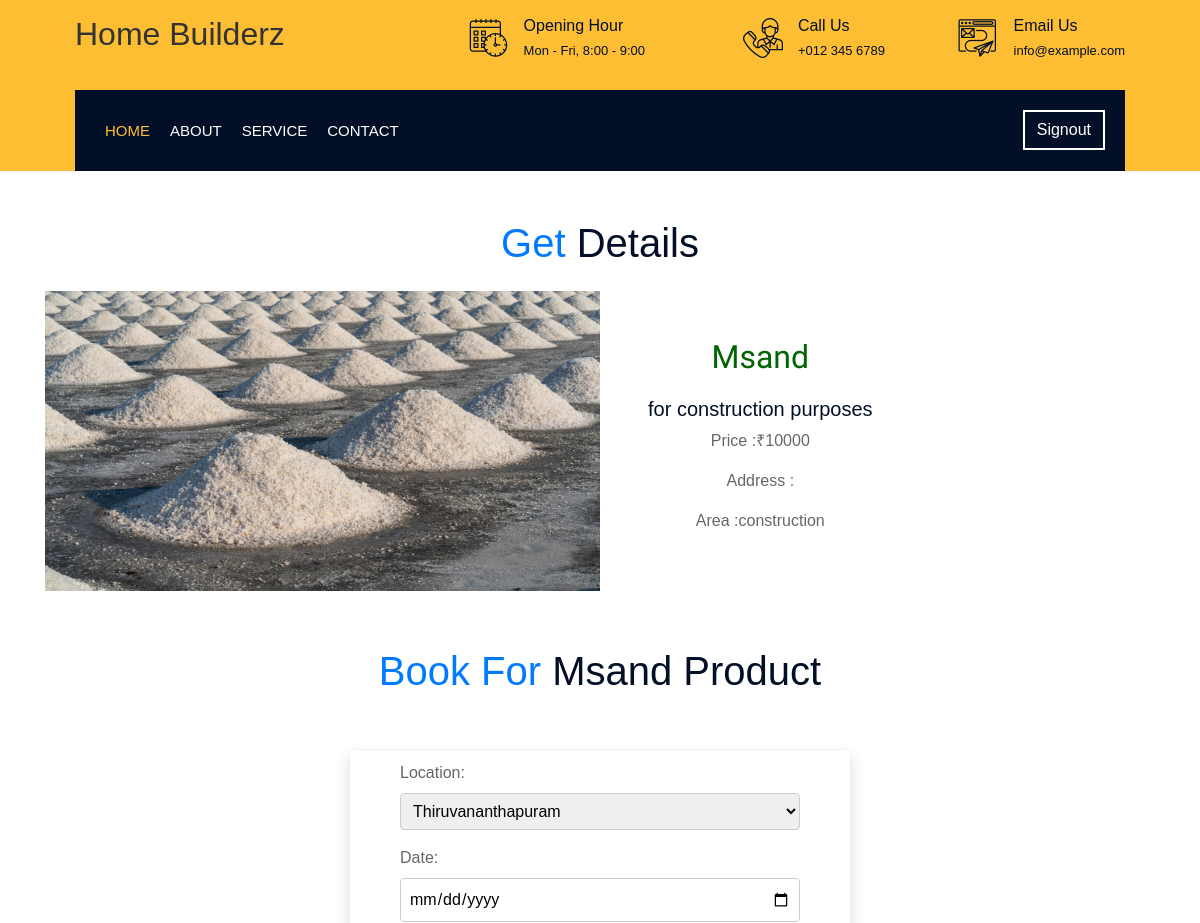
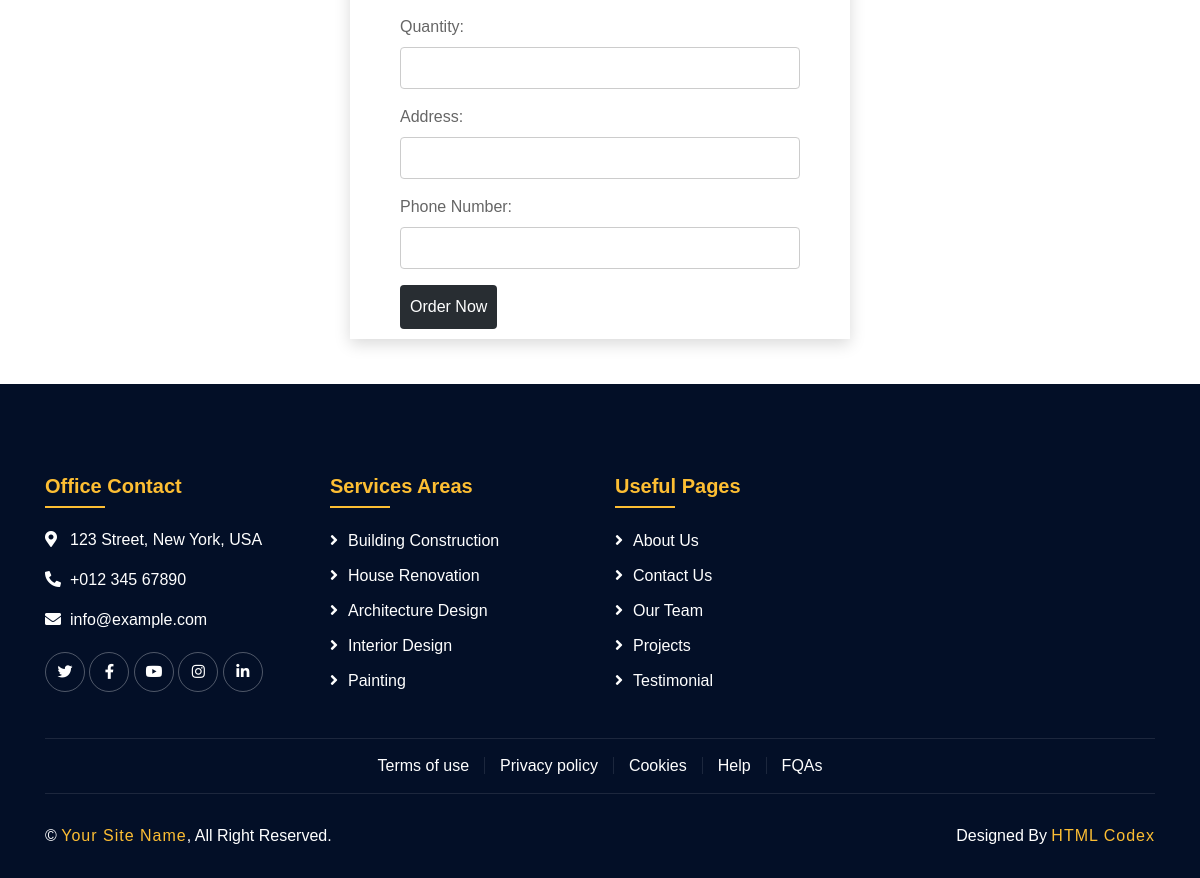
Page /view_detail/4/ on the committed database (2 pictures, top to bottom).
### merchant/models.py (models this page shows)
class ProductList(models.Model):
    Product_ID=models.AutoField(primary_key=True)
    Product_name=models.CharField(max_length=200)
    Product_price=models.CharField(max_length=200)
    Product_caption=models.CharField(max_length=200)
    Product_image=models.ImageField(null=True ,blank=True,upload_to="product_img")
    Product_area=models.CharField(max_length=200,choices=Area_choices,default='construction')

### customer/views.py (the view)
# urls.py: path('view_detail/<int:Product_ID>/',views.view_detail,name="view_detail"),
def view_detail(request,Product_ID):
    product=get_object_or_404(ProductList,pk=Product_ID)
    return render(request,"user/view_product.html",{'product':product})

### templates/user/view_product.html (shortened to what this page needs)
{%load static%}
<!DOCTYPE html>
<html lang="en">
<head>
  <link href="https://stackpath.bootstrapcdn.com/bootstrap/4.4.1/css/bootstrap.min.css" rel="stylesheet">
  <link href="https://cdnjs.cloudflare.com/ajax/libs/font-awesome/5.10.0/css/all.min.css" rel="stylesheet">
  <link href="{%static 'lib/flaticon/font/flaticon.css' %}" rel="stylesheet">
  <link href="{%static 'lib/animate/animate.min.css' %}" rel="stylesheet">
  <link href="{%static 'lib/owlcarousel/assets/owl.carousel.min.css' %}" rel="stylesheet">
  <link href="{%static 'lib/lightbox/css/lightbox.min.css' %}" rel="stylesheet">
  <link href="{%static 'lib/slick/slick.css' %}" rel="stylesheet">
  <link href="{%static 'lib/slick/slick-theme.css' %}" rel="stylesheet">
  <link href="{%static 'css/style.css' %}" rel="stylesheet">
</head>
<body>
  <div class="wrapper">
    <div class="top-bar">
      <div class="container-fluid">
        <div class="row align-items-center">
          <div class="col-lg-4 col-md-12">
            <div class="logo">
              <a href="index.html">
                <h2>Home Builderz</h2>
              </a>
            </div>
          </div>
          <div class="col-lg-8 col-md-7 d-none d-lg-block">
            <div class="row">
              <div class="col-4">
                <div class="top-bar-item">
                  <div class="top-bar-icon">
                    <i class="flaticon-calendar"></i>
                  </div>
                  <div class="top-bar-text">
                    <h3>Opening Hour</h3>
                    <p>Mon - Fri, 8:00 - 9:00</p>
                  </div>
                </div>
              </div>
              <div class="col-4">
                <div class="top-bar-item">
                  <div class="top-bar-icon">
                    <i class="flaticon-call"></i>
                  </div>
                  <div class="top-bar-text">
                    <h3>Call Us</h3>
                    <p>+012 345 6789</p>
                  </div>
                </div>
              </div>
              <div class="col-4">
                <div class="top-bar-item">
                  <div class="top-bar-icon">
                    <i class="flaticon-send-mail"></i>
                  </div>
                  <div class="top-bar-text">
                    <h3>Email Us</h3>
                    <p>info@example.com</p>
                  </div>
                </div>
              </div>
            </div>
          </div>
        </div>
      </div>
    </div>
    <div class="nav-bar">
      <div class="container-fluid">
        <nav class="navbar navbar-expand-lg bg-dark navbar-dark">
          <div class="collapse navbar-collapse justify-content-between" id="navbarCollapse">
            <div class="navbar-nav mr-auto">
              <a href="{%url 'index' %}" class="nav-item nav-link active">Home</a>
              <a href="{%url 'about' %}" class="nav-item nav-link">About</a>
              <a href="{%url 'service' %}" class="nav-item nav-link">Service</a>
              <a href="{%url 'contact' %}" class="nav-item nav-link">Contact</a>
            </div>
            <div class="ml-auto">
              <a class="btn" href="{%url 'signout' %}">Signout</a>
            </div>
          </div>
        </nav>
      </div>
    </div>
    <link rel="stylesheet" href="https://cdnjs.cloudflare.com/ajax/libs/font-awesome/5.15.1/css/all.min.css"
>
    <h1 class="mt-5 display-5 text-capitalize text-center">
      <span class="text-primary text-center">Get</span> Details
    </h1>
    <div class="container mt-3">
      <div class="row">
        <div class="col-lg my-2 d-flex align-items-center">
          {% if product.Product_image %}
          <img src="{{ product.Product_image.url }}" class="img-fluid" alt="Product Image"
            style="max-height: 300px; width: 50%;">
          {% endif %}
          <div class="text-center ml-5">
            <p
              style="color: darkgreen; font-family: 'Edu TAS Beginner', cursive; font-size: 2rem; text-transform: capitalize;">
              {{product.Product_name}}</p>
            <h5>{{product.Product_caption}}</h5>
            <p>Price :₹{{product.Product_price}}</p>
            <p>Address :{{product.Product_address}}</p>
            <p>Area :{{product.Product_area}}</p>
          </div>
        </div>
      </div>
    </div>
    {% load tz %}
    <h1 class="mt-5 display-5 text-capitalize text-center">
      <span class="text-primary text-center">Book For</span> {{ product.Product_name }} Product
    </h1>
    <br><br>
    <div class="book_form justify-content-center align-items-center"
      style="box-shadow: rgba(0, 0, 0, 0.15) 0px 5px 15px 0px; padding: 10px; max-width: 500px;">
      <form method="post" action="">
        <label for="id_game">Location:</label>
        <select name="game" id="id_game">
          <option value="cricket">Thiruvananthapuram</option>
        </select>
        <br>
        <label for="id_date">Date:</label>
        <input type="date" name="date" id="id_date" required>
        <br>
        <label for="id_quantity">Quantity:</label>
        <input type="number" name="quantity" id="id_quantity" required>
        <br>
        <label for="id_address">Address:</label>
        <input type="text" name="address" id="id_address" required>
        <br>
        <label for="id_phone_number">Phone Number:</label>
        <input type="text" name="phone_number" id="id_phone_number" required>
        <br>
        <button type="submit">Order Now</button>
      </form>
    </div>
    <div class="footer wow fadeIn" data-wow-delay="0.3s">
      <div class="container">
        <div class="row">
          <div class="col-md-6 col-lg-3">
            <div class="footer-contact">
              <h2>Office Contact</h2>
              <p><i class="fa fa-map-marker-alt"></i>123 Street, New York, USA</p>
              <p><i class="fa fa-phone-alt"></i>+012 345 67890</p>
              <p><i class="fa fa-envelope"></i>info@example.com</p>
              <div class="footer-social">
                <a href=""><i class="fab fa-twitter"></i></a>
                <a href=""><i class="fab fa-facebook-f"></i></a>
                <a href=""><i class="fab fa-youtube"></i></a>
                <a href=""><i class="fab fa-instagram"></i></a>
                <a href=""><i class="fab fa-linkedin-in"></i></a>
              </div>
            </div>
          </div>
          <div class="col-md-6 col-lg-3">
            <div class="footer-link">
              <h2>Services Areas</h2>
              <a href="">Building Construction</a>
              <a href="">House Renovation</a>
              <a href="">Architecture Design</a>
              <a href="">Interior Design</a>
              <a href="">Painting</a>
            </div>
          </div>
          <div class="col-md-6 col-lg-3">
            <div class="footer-link">
              <h2>Useful Pages</h2>
              <a href="">About Us</a>
              <a href="">Contact Us</a>
              <a href="">Our Team</a>
              <a href="">Projects</a>
              <a href="">Testimonial</a>
            </div>
          </div>
        </div>
      </div>
      <div class="container footer-menu">
        <div class="f-menu">
          <a href="">Terms of use</a>
          <a href="">Privacy policy</a>
          <a href="">Cookies</a>
          <a href="">Help</a>
          <a href="">FQAs</a>
        </div>
      </div>
      <div class="container copyright">
        <div class="row">
          <div class="col-md-6">
            <p>&copy; <a href="#">Your Site Name</a>, All Right Reserved.</p>
          </div>
          <div class="col-md-6">
            <p>Designed By <a href="https://htmlcodex.com">HTML Codex</a></p>
          </div>
        </div>
      </div>
    </div>
  </div>
</body>
</html>

### static/css/style.css (style rules this page uses)
body { color: #666666; background: #dddddd; font-family: 'Poppins', sans-serif; font-weight: 400; }
h1, h2, h3, h4, h5, h6 { color: #030f27; }
a { color: #666666; transition: .3s; }
.wrapper { position: relative; width: 100%; max-width: 1366px; margin: 0 auto; background: #ffffff; }
.btn { transition: .3s; }
.top-bar { position: relative; height: 90px; background: #fdbe33; }
.top-bar .logo { padding: 15px 0; text-align: left; overflow: hidden; }
.top-bar .top-bar-item { display: flex; align-items: center; justify-content: flex-end; }
.top-bar .top-bar-icon { width: 40px; display: flex; align-items: center; justify-content: center; }
.top-bar .top-bar-icon [class^="flaticon-"]::before { margin: 0; color: #030f27; font-size: 40px; }
.top-bar .top-bar-text { padding-left: 15px; }
.top-bar .top-bar-text h3 { margin: 0 0 5px 0; color: #030f27; font-size: 16px; font-weight: 400; }
.top-bar .top-bar-text p { margin: 0; color: #030f27; font-size: 13px; font-weight: 400; }
@media (min-width: 992px) { .top-bar { padding: 0 60px; } }
.nav-bar { position: relative; background: #fdbe33; transition: .3s; }
.nav-bar .container-fluid { padding: 0; }
.nav-bar .navbar { height: 100%; background: #030f27 !important; }
.navbar-dark .navbar-nav .nav-link, .navbar-dark .navbar-nav .nav-link:focus, .navbar-dark .navbar-nav .nav-link:hover, .navbar-dark .navbar-nav .nav-link.active { padding: 10px 10px 8px 10px; color: #ffffff; }
.navbar-dark .navbar-nav .nav-link:hover, .navbar-dark .navbar-nav .nav-link.active { color: #fdbe33; transition: none; }
.nav-bar .btn { color: #ffffff; border: 2px solid #ffffff; border-radius: 0; }
@media (min-width: 992px) { .nav-bar { padding: 0 75px; } }
@media (min-width: 992px) { .nav-bar .navbar { padding: 20px; } }
@media (min-width: 992px) { .nav-bar a.nav-link { padding: 8px 15px; font-size: 15px; text-transform: uppercase; } }
.footer { position: relative; margin-top: 45px; padding-top: 90px; background: #030f27; color: #ffffff; }
.footer .footer-contact, .footer .footer-link, .footer .newsletter { position: relative; margin-bottom: 45px; }
.footer h2 { position: relative; margin-bottom: 20px; padding-bottom: 10px; font-size: 20px; font-weight: 600; color: #fdbe33; }
.footer h2::after { position: absolute; content: ""; width: 60px; height: 2px; left: 0; bottom: 0; background: #fdbe33; }
.footer .footer-link a { display: block; margin-bottom: 10px; color: #ffffff; transition: .3s; }
.footer .footer-link a::before { position: relative; content: "\f105"; font-family: "Font Awesome 5 Free"; font-weight: 900; margin-right: 10px; }
.footer .footer-contact p i { width: 25px; }
.footer .footer-social { position: relative; margin-top: 20px; }
.footer .footer-social a { display: inline-block; width: 40px; height: 40px; padding: 7px 0; text-align: center; border: 1px solid rgba(256, 256, 256, .3); border-radius: 60px; transition: .3s; }
.footer .footer-social a i { font-size: 15px; color: #ffffff; }
.footer .footer-menu .f-menu { position: relative; padding: 15px 0; font-size: 0; text-align: center; border-top: 1px solid rgba(256, 256, 256, .1); border-bottom: 1px solid rgba(256, 256, 256, .1); }
.footer .footer-menu .f-menu a { color: #ffffff; font-size: 16px; margin-right: 15px; padding-right: 15px; border-right: 1px solid rgba(255, 255, 255, .1); }
.footer .footer-menu .f-menu a:last-child { margin-right: 0; padding-right: 0; border-right: none; }
.footer .copyright { padding: 30px 15px; }
.footer .copyright p { margin: 0; color: #ffffff; }
.footer .copyright .col-md-6:last-child p { text-align: right; }
.footer .copyright p a { color: #fdbe33; font-weight: 500; letter-spacing: 1px; }

### templates/user/view_product.html (style rules this page uses)
body { font-family: Arial, sans-serif; }
.book_form { box-shadow: rgba(0, 0, 0, 0.15) 0px 5px 15px 0px; padding: 10px; max-width: 500px; margin: auto; }
h2 { color: #333; }
form { max-width: 400px; margin: 0 auto; }
label { display: block; margin-bottom: 8px; }
select, input { width: 100%; padding: 8px; margin-bottom: 16px; border: 1px solid #ccc; border-radius: 4px; box-sizing: border-box; }
button { background-color: #282d32; color: #fff; padding: 10px; border: none; border-radius: 4px; cursor: pointer; }

### rows in the picture
ProductList: Product_image (picture), Product_name "Msand", Product_caption "for construction purposes", Product_price "10000", Product_area "construction"
